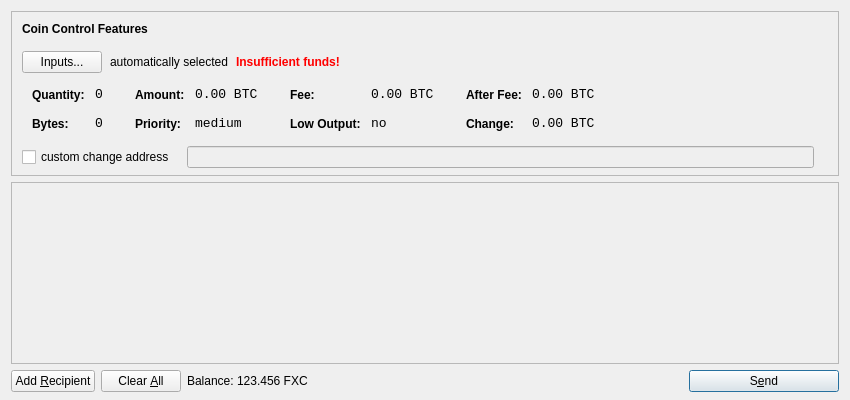
<?xml version="1.0" encoding="UTF-8"?>
<ui version="4.0">
 <class>SendCoinsDialog</class>
 <widget class="QDialog" name="SendCoinsDialog">
  <property name="geometry">
   <rect>
    <x>0</x>
    <y>0</y>
    <width>850</width>
    <height>400</height>
   </rect>
  </property>
  <property name="windowTitle">
   <string>Send Coins</string>
  </property>
  <layout class="QVBoxLayout" name="verticalLayout" stretch="0,1,0">
   <property name="bottomMargin">
    <number>8</number>
   </property>
   <item>
    <widget class="QFrame" name="frameCoinControl">
     <property name="sizePolicy">
      <sizepolicy hsizetype="Expanding" vsizetype="Expanding">
       <horstretch>0</horstretch>
       <verstretch>0</verstretch>
      </sizepolicy>
     </property>
     <property name="maximumSize">
      <size>
       <width>16777215</width>
       <height>16777215</height>
      </size>
     </property>
     <property name="frameShape">
      <enum>QFrame::StyledPanel</enum>
     </property>
     <property name="frameShadow">
      <enum>QFrame::Sunken</enum>
     </property>
     <layout class="QVBoxLayout" name="verticalLayoutCoinControl2">
      <property name="spacing">
       <number>-1</number>
      </property>
      <property name="leftMargin">
       <number>0</number>
      </property>
      <property name="topMargin">
       <number>0</number>
      </property>
      <property name="rightMargin">
       <number>0</number>
      </property>
      <property name="bottomMargin">
       <number>6</number>
      </property>
      <item>
       <layout class="QVBoxLayout" name="verticalLayoutCoinControl" stretch="0,0,0,0,1">
        <property name="spacing">
         <number>0</number>
        </property>
        <property name="leftMargin">
         <number>10</number>
        </property>
        <property name="topMargin">
         <number>10</number>
        </property>
        <item>
         <layout class="QHBoxLayout" name="horizontalLayoutCoinControl1">
          <property name="bottomMargin">
           <number>15</number>
          </property>
          <item>
           <widget class="QLabel" name="labelCoinControlFeatures">
            <property name="sizePolicy">
             <sizepolicy hsizetype="Preferred" vsizetype="Maximum">
              <horstretch>0</horstretch>
              <verstretch>0</verstretch>
             </sizepolicy>
            </property>
            <property name="font">
             <font>
              <weight>75</weight>
              <bold>true</bold>
             </font>
            </property>
            <property name="styleSheet">
             <string notr="true">font-weight:bold;</string>
            </property>
            <property name="text">
             <string>Coin Control Features</string>
            </property>
           </widget>
          </item>
         </layout>
        </item>
        <item>
         <layout class="QHBoxLayout" name="horizontalLayoutCoinControl2" stretch="0,0,0,0">
          <property name="spacing">
           <number>8</number>
          </property>
          <property name="bottomMargin">
           <number>10</number>
          </property>
          <item>
           <widget class="QPushButton" name="pushButtonCoinControl">
            <property name="styleSheet">
             <string notr="true"/>
            </property>
            <property name="text">
             <string>Inputs...</string>
            </property>
           </widget>
          </item>
          <item>
           <widget class="QLabel" name="labelCoinControlAutomaticallySelected">
            <property name="text">
             <string>automatically selected</string>
            </property>
            <property name="margin">
             <number>5</number>
            </property>
           </widget>
          </item>
          <item>
           <widget class="QLabel" name="labelCoinControlInsuffFunds">
            <property name="font">
             <font>
              <weight>75</weight>
              <bold>true</bold>
             </font>
            </property>
            <property name="styleSheet">
             <string notr="true">color:red;font-weight:bold;</string>
            </property>
            <property name="text">
             <string>Insufficient funds!</string>
            </property>
            <property name="margin">
             <number>5</number>
            </property>
           </widget>
          </item>
          <item>
           <spacer name="horizontalSpacerCoinControl">
            <property name="orientation">
             <enum>Qt::Horizontal</enum>
            </property>
            <property name="sizeHint" stdset="0">
             <size>
              <width>40</width>
              <height>1</height>
             </size>
            </property>
           </spacer>
          </item>
         </layout>
        </item>
        <item>
         <widget class="QWidget" name="widgetCoinControl" native="true">
          <property name="sizePolicy">
           <sizepolicy hsizetype="Preferred" vsizetype="Preferred">
            <horstretch>0</horstretch>
            <verstretch>0</verstretch>
           </sizepolicy>
          </property>
          <property name="minimumSize">
           <size>
            <width>0</width>
            <height>0</height>
           </size>
          </property>
          <property name="styleSheet">
           <string notr="true"/>
          </property>
          <layout class="QHBoxLayout" name="horizontalLayoutCoinControl5">
           <property name="margin">
            <number>0</number>
           </property>
           <item>
            <layout class="QHBoxLayout" name="horizontalLayoutCoinControl3" stretch="0,0,0,1">
             <property name="spacing">
              <number>20</number>
             </property>
             <property name="topMargin">
              <number>0</number>
             </property>
             <property name="bottomMargin">
              <number>10</number>
             </property>
             <item>
              <layout class="QFormLayout" name="formLayoutCoinControl1">
               <property name="horizontalSpacing">
                <number>10</number>
               </property>
               <property name="verticalSpacing">
                <number>14</number>
               </property>
               <property name="leftMargin">
                <number>10</number>
               </property>
               <property name="topMargin">
                <number>4</number>
               </property>
               <property name="rightMargin">
                <number>6</number>
               </property>
               <item row="0" column="0">
                <widget class="QLabel" name="labelCoinControlQuantityText">
                 <property name="styleSheet">
                  <string notr="true">font-weight:bold;</string>
                 </property>
                 <property name="text">
                  <string>Quantity:</string>
                 </property>
                 <property name="margin">
                  <number>0</number>
                 </property>
                </widget>
               </item>
               <item row="0" column="1">
                <widget class="QLabel" name="labelCoinControlQuantity">
                 <property name="font">
                  <font>
                   <family>Monospace</family>
                   <pointsize>10</pointsize>
                  </font>
                 </property>
                 <property name="cursor">
                  <cursorShape>IBeamCursor</cursorShape>
                 </property>
                 <property name="contextMenuPolicy">
                  <enum>Qt::ActionsContextMenu</enum>
                 </property>
                 <property name="text">
                  <string notr="true">0</string>
                 </property>
                 <property name="margin">
                  <number>0</number>
                 </property>
                 <property name="textInteractionFlags">
                  <set>Qt::LinksAccessibleByMouse|Qt::TextSelectableByKeyboard|Qt::TextSelectableByMouse</set>
                 </property>
                </widget>
               </item>
               <item row="1" column="0">
                <widget class="QLabel" name="labelCoinControlBytesText">
                 <property name="styleSheet">
                  <string notr="true">font-weight:bold;</string>
                 </property>
                 <property name="text">
                  <string>Bytes:</string>
                 </property>
                </widget>
               </item>
               <item row="1" column="1">
                <widget class="QLabel" name="labelCoinControlBytes">
                 <property name="font">
                  <font>
                   <family>Monospace</family>
                   <pointsize>10</pointsize>
                  </font>
                 </property>
                 <property name="cursor">
                  <cursorShape>IBeamCursor</cursorShape>
                 </property>
                 <property name="contextMenuPolicy">
                  <enum>Qt::ActionsContextMenu</enum>
                 </property>
                 <property name="text">
                  <string notr="true">0</string>
                 </property>
                 <property name="textInteractionFlags">
                  <set>Qt::LinksAccessibleByMouse|Qt::TextSelectableByKeyboard|Qt::TextSelectableByMouse</set>
                 </property>
                </widget>
               </item>
              </layout>
             </item>
             <item>
              <layout class="QFormLayout" name="formLayoutCoinControl2">
               <property name="horizontalSpacing">
                <number>10</number>
               </property>
               <property name="verticalSpacing">
                <number>14</number>
               </property>
               <property name="leftMargin">
                <number>6</number>
               </property>
               <property name="topMargin">
                <number>4</number>
               </property>
               <property name="rightMargin">
                <number>6</number>
               </property>
               <item row="0" column="0">
                <widget class="QLabel" name="labelCoinControlAmountText">
                 <property name="styleSheet">
                  <string notr="true">font-weight:bold;</string>
                 </property>
                 <property name="text">
                  <string>Amount:</string>
                 </property>
                 <property name="margin">
                  <number>0</number>
                 </property>
                </widget>
               </item>
               <item row="0" column="1">
                <widget class="QLabel" name="labelCoinControlAmount">
                 <property name="font">
                  <font>
                   <family>Monospace</family>
                   <pointsize>10</pointsize>
                  </font>
                 </property>
                 <property name="cursor">
                  <cursorShape>IBeamCursor</cursorShape>
                 </property>
                 <property name="contextMenuPolicy">
                  <enum>Qt::ActionsContextMenu</enum>
                 </property>
                 <property name="text">
                  <string notr="true">0.00 BTC</string>
                 </property>
                 <property name="textInteractionFlags">
                  <set>Qt::LinksAccessibleByMouse|Qt::TextSelectableByKeyboard|Qt::TextSelectableByMouse</set>
                 </property>
                </widget>
               </item>
               <item row="1" column="0">
                <widget class="QLabel" name="labelCoinControlPriorityText">
                 <property name="styleSheet">
                  <string notr="true">font-weight:bold;</string>
                 </property>
                 <property name="text">
                  <string>Priority:</string>
                 </property>
                </widget>
               </item>
               <item row="1" column="1">
                <widget class="QLabel" name="labelCoinControlPriority">
                 <property name="font">
                  <font>
                   <family>Monospace</family>
                   <pointsize>10</pointsize>
                  </font>
                 </property>
                 <property name="cursor">
                  <cursorShape>IBeamCursor</cursorShape>
                 </property>
                 <property name="contextMenuPolicy">
                  <enum>Qt::ActionsContextMenu</enum>
                 </property>
                 <property name="text">
                  <string>medium</string>
                 </property>
                 <property name="textInteractionFlags">
                  <set>Qt::LinksAccessibleByMouse|Qt::TextSelectableByKeyboard|Qt::TextSelectableByMouse</set>
                 </property>
                </widget>
               </item>
              </layout>
             </item>
             <item>
              <layout class="QFormLayout" name="formLayoutCoinControl3">
               <property name="horizontalSpacing">
                <number>10</number>
               </property>
               <property name="verticalSpacing">
                <number>14</number>
               </property>
               <property name="leftMargin">
                <number>6</number>
               </property>
               <property name="topMargin">
                <number>4</number>
               </property>
               <property name="rightMargin">
                <number>6</number>
               </property>
               <item row="0" column="0">
                <widget class="QLabel" name="labelCoinControlFeeText">
                 <property name="styleSheet">
                  <string notr="true">font-weight:bold;</string>
                 </property>
                 <property name="text">
                  <string>Fee:</string>
                 </property>
                 <property name="margin">
                  <number>0</number>
                 </property>
                </widget>
               </item>
               <item row="0" column="1">
                <widget class="QLabel" name="labelCoinControlFee">
                 <property name="font">
                  <font>
                   <family>Monospace</family>
                   <pointsize>10</pointsize>
                  </font>
                 </property>
                 <property name="cursor">
                  <cursorShape>IBeamCursor</cursorShape>
                 </property>
                 <property name="contextMenuPolicy">
                  <enum>Qt::ActionsContextMenu</enum>
                 </property>
                 <property name="text">
                  <string notr="true">0.00 BTC</string>
                 </property>
                 <property name="textInteractionFlags">
                  <set>Qt::LinksAccessibleByMouse|Qt::TextSelectableByKeyboard|Qt::TextSelectableByMouse</set>
                 </property>
                </widget>
               </item>
               <item row="1" column="0">
                <widget class="QLabel" name="labelCoinControlLowOutputText">
                 <property name="styleSheet">
                  <string notr="true">font-weight:bold;</string>
                 </property>
                 <property name="text">
                  <string>Low Output:</string>
                 </property>
                </widget>
               </item>
               <item row="1" column="1">
                <widget class="QLabel" name="labelCoinControlLowOutput">
                 <property name="font">
                  <font>
                   <family>Monospace</family>
                   <pointsize>10</pointsize>
                  </font>
                 </property>
                 <property name="cursor">
                  <cursorShape>IBeamCursor</cursorShape>
                 </property>
                 <property name="contextMenuPolicy">
                  <enum>Qt::ActionsContextMenu</enum>
                 </property>
                 <property name="text">
                  <string>no</string>
                 </property>
                 <property name="textInteractionFlags">
                  <set>Qt::LinksAccessibleByMouse|Qt::TextSelectableByKeyboard|Qt::TextSelectableByMouse</set>
                 </property>
                </widget>
               </item>
              </layout>
             </item>
             <item>
              <layout class="QFormLayout" name="formLayoutCoinControl4">
               <property name="horizontalSpacing">
                <number>10</number>
               </property>
               <property name="verticalSpacing">
                <number>14</number>
               </property>
               <property name="leftMargin">
                <number>6</number>
               </property>
               <property name="topMargin">
                <number>4</number>
               </property>
               <property name="rightMargin">
                <number>6</number>
               </property>
               <item row="0" column="0">
                <widget class="QLabel" name="labelCoinControlAfterFeeText">
                 <property name="styleSheet">
                  <string notr="true">font-weight:bold;</string>
                 </property>
                 <property name="text">
                  <string>After Fee:</string>
                 </property>
                 <property name="margin">
                  <number>0</number>
                 </property>
                </widget>
               </item>
               <item row="0" column="1">
                <widget class="QLabel" name="labelCoinControlAfterFee">
                 <property name="font">
                  <font>
                   <family>Monospace</family>
                   <pointsize>10</pointsize>
                  </font>
                 </property>
                 <property name="cursor">
                  <cursorShape>IBeamCursor</cursorShape>
                 </property>
                 <property name="contextMenuPolicy">
                  <enum>Qt::ActionsContextMenu</enum>
                 </property>
                 <property name="text">
                  <string notr="true">0.00 BTC</string>
                 </property>
                 <property name="textInteractionFlags">
                  <set>Qt::LinksAccessibleByMouse|Qt::TextSelectableByKeyboard|Qt::TextSelectableByMouse</set>
                 </property>
                </widget>
               </item>
               <item row="1" column="0">
                <widget class="QLabel" name="labelCoinControlChangeText">
                 <property name="styleSheet">
                  <string notr="true">font-weight:bold;</string>
                 </property>
                 <property name="text">
                  <string>Change:</string>
                 </property>
                </widget>
               </item>
               <item row="1" column="1">
                <widget class="QLabel" name="labelCoinControlChange">
                 <property name="font">
                  <font>
                   <family>Monospace</family>
                   <pointsize>10</pointsize>
                  </font>
                 </property>
                 <property name="cursor">
                  <cursorShape>IBeamCursor</cursorShape>
                 </property>
                 <property name="contextMenuPolicy">
                  <enum>Qt::ActionsContextMenu</enum>
                 </property>
                 <property name="text">
                  <string notr="true">0.00 BTC</string>
                 </property>
                 <property name="textInteractionFlags">
                  <set>Qt::LinksAccessibleByMouse|Qt::TextSelectableByKeyboard|Qt::TextSelectableByMouse</set>
                 </property>
                </widget>
               </item>
              </layout>
             </item>
            </layout>
           </item>
          </layout>
         </widget>
        </item>
        <item>
         <layout class="QHBoxLayout" name="horizontalLayoutCoinControl4" stretch="0,0,0">
          <property name="spacing">
           <number>12</number>
          </property>
          <property name="sizeConstraint">
           <enum>QLayout::SetDefaultConstraint</enum>
          </property>
          <property name="topMargin">
           <number>5</number>
          </property>
          <property name="rightMargin">
           <number>5</number>
          </property>
          <item>
           <widget class="QCheckBox" name="checkBoxCoinControlChange">
            <property name="text">
             <string>custom change address</string>
            </property>
           </widget>
          </item>
          <item>
           <widget class="QLineEdit" name="lineEditCoinControlChange">
            <property name="enabled">
             <bool>false</bool>
            </property>
            <property name="sizePolicy">
             <sizepolicy hsizetype="Expanding" vsizetype="Fixed">
              <horstretch>0</horstretch>
              <verstretch>0</verstretch>
             </sizepolicy>
            </property>
           </widget>
          </item>
          <item>
           <widget class="QLabel" name="labelCoinControlChangeLabel">
            <property name="sizePolicy">
             <sizepolicy hsizetype="Preferred" vsizetype="Expanding">
              <horstretch>0</horstretch>
              <verstretch>0</verstretch>
             </sizepolicy>
            </property>
            <property name="minimumSize">
             <size>
              <width>0</width>
              <height>0</height>
             </size>
            </property>
            <property name="text">
             <string/>
            </property>
            <property name="margin">
             <number>3</number>
            </property>
           </widget>
          </item>
         </layout>
        </item>
        <item>
         <spacer name="verticalSpacerCoinControl">
          <property name="orientation">
           <enum>Qt::Vertical</enum>
          </property>
          <property name="sizeHint" stdset="0">
           <size>
            <width>800</width>
            <height>1</height>
           </size>
          </property>
         </spacer>
        </item>
       </layout>
      </item>
     </layout>
    </widget>
   </item>
   <item>
    <widget class="QScrollArea" name="scrollArea">
     <property name="widgetResizable">
      <bool>true</bool>
     </property>
     <widget class="QWidget" name="scrollAreaWidgetContents">
      <property name="geometry">
       <rect>
        <x>0</x>
        <y>0</y>
        <width>830</width>
        <height>165</height>
       </rect>
      </property>
      <layout class="QVBoxLayout" name="verticalLayout_2">
       <property name="margin">
        <number>0</number>
       </property>
       <item>
        <layout class="QVBoxLayout" name="entries">
         <property name="spacing">
          <number>6</number>
         </property>
        </layout>
       </item>
       <item>
        <spacer name="verticalSpacer">
         <property name="orientation">
          <enum>Qt::Vertical</enum>
         </property>
         <property name="sizeHint" stdset="0">
          <size>
           <width>20</width>
           <height>40</height>
          </size>
         </property>
        </spacer>
       </item>
      </layout>
     </widget>
    </widget>
   </item>
   <item>
    <layout class="QHBoxLayout" name="horizontalLayout">
     <item>
      <widget class="QPushButton" name="addButton">
       <property name="toolTip">
        <string>Send to multiple recipients at once</string>
       </property>
       <property name="text">
        <string>Add &amp;Recipient</string>
       </property>
       <property name="icon">
        <iconset resource="../bitcoin.qrc">
         <normaloff>:/icons/add</normaloff>:/icons/add</iconset>
       </property>
       <property name="autoDefault">
        <bool>false</bool>
       </property>
      </widget>
     </item>
     <item>
      <widget class="QPushButton" name="clearButton">
       <property name="sizePolicy">
        <sizepolicy hsizetype="Minimum" vsizetype="Fixed">
         <horstretch>0</horstretch>
         <verstretch>0</verstretch>
        </sizepolicy>
       </property>
       <property name="toolTip">
        <string>Remove all transaction fields</string>
       </property>
       <property name="text">
        <string>Clear &amp;All</string>
       </property>
       <property name="icon">
        <iconset resource="../bitcoin.qrc">
         <normaloff>:/icons/remove</normaloff>:/icons/remove</iconset>
       </property>
       <property name="autoRepeatDelay">
        <number>300</number>
       </property>
       <property name="autoDefault">
        <bool>false</bool>
       </property>
      </widget>
     </item>
     <item>
      <layout class="QHBoxLayout" name="horizontalLayout_2">
       <property name="spacing">
        <number>3</number>
       </property>
       <item>
        <widget class="QLabel" name="label">
         <property name="text">
          <string>Balance:</string>
         </property>
        </widget>
       </item>
       <item>
        <widget class="QLabel" name="labelBalance">
         <property name="cursor">
          <cursorShape>IBeamCursor</cursorShape>
         </property>
         <property name="text">
          <string>123.456 FXC</string>
         </property>
         <property name="textInteractionFlags">
          <set>Qt::LinksAccessibleByMouse|Qt::TextSelectableByKeyboard|Qt::TextSelectableByMouse</set>
         </property>
        </widget>
       </item>
      </layout>
     </item>
     <item>
      <spacer name="horizontalSpacer">
       <property name="orientation">
        <enum>Qt::Horizontal</enum>
       </property>
       <property name="sizeHint" stdset="0">
        <size>
         <width>40</width>
         <height>20</height>
        </size>
       </property>
      </spacer>
     </item>
     <item>
      <widget class="QPushButton" name="sendButton">
       <property name="minimumSize">
        <size>
         <width>150</width>
         <height>0</height>
        </size>
       </property>
       <property name="toolTip">
        <string>Confirm the send action</string>
       </property>
       <property name="text">
        <string>S&amp;end</string>
       </property>
       <property name="icon">
        <iconset resource="../bitcoin.qrc">
         <normaloff>:/icons/send</normaloff>:/icons/send</iconset>
       </property>
       <property name="default">
        <bool>true</bool>
       </property>
      </widget>
     </item>
    </layout>
   </item>
  </layout>
 </widget>
 <resources>
  <include location="../bitcoin.qrc"/>
 </resources>
 <connections/>
</ui>
